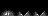

A level layout from a 2D game, rendered from its tile map. Below: a short description, then the map file with its tile-grid data intact:
An orthogonal 3x1 tile map with 16x16 px tiles, 1 tile layer (Tile Layer 1).

<map version="1.10" tiledversion="1.10.2" orientation="orthogonal" renderorder="right-down" width="3" height="1" tilewidth="16" tileheight="16" infinite="0" nextlayerid="2" nextobjectid="1">
 <tileset firstgid="1" source="Tileset.tsx" />
 <layer id="1" name="Tile Layer 1" width="3" height="1">
  <data encoding="csv">
297,277,277
</data>
 </layer>
</map>
